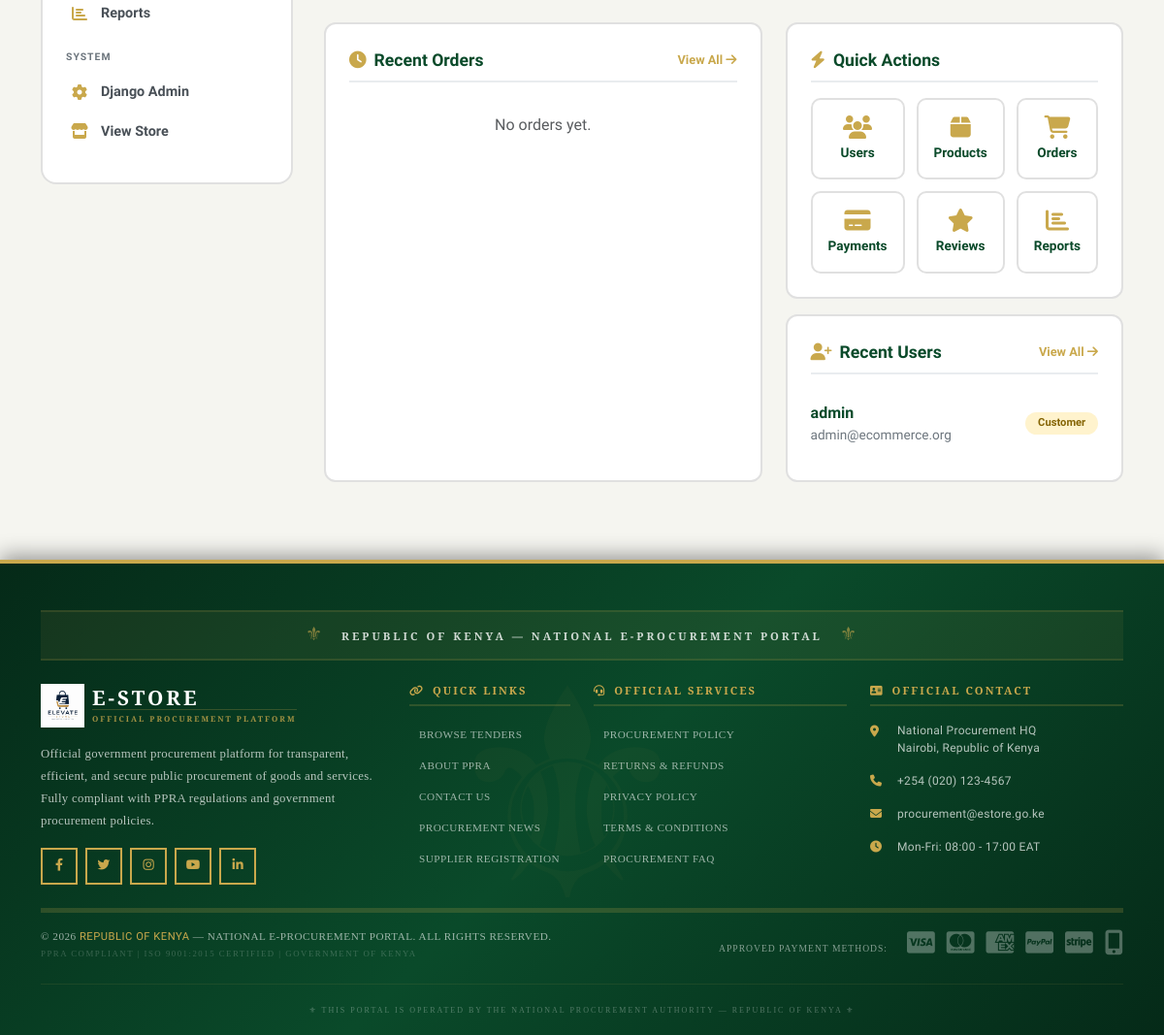
The app's page /dashboard/admin/ (signed in, lower part), older data.
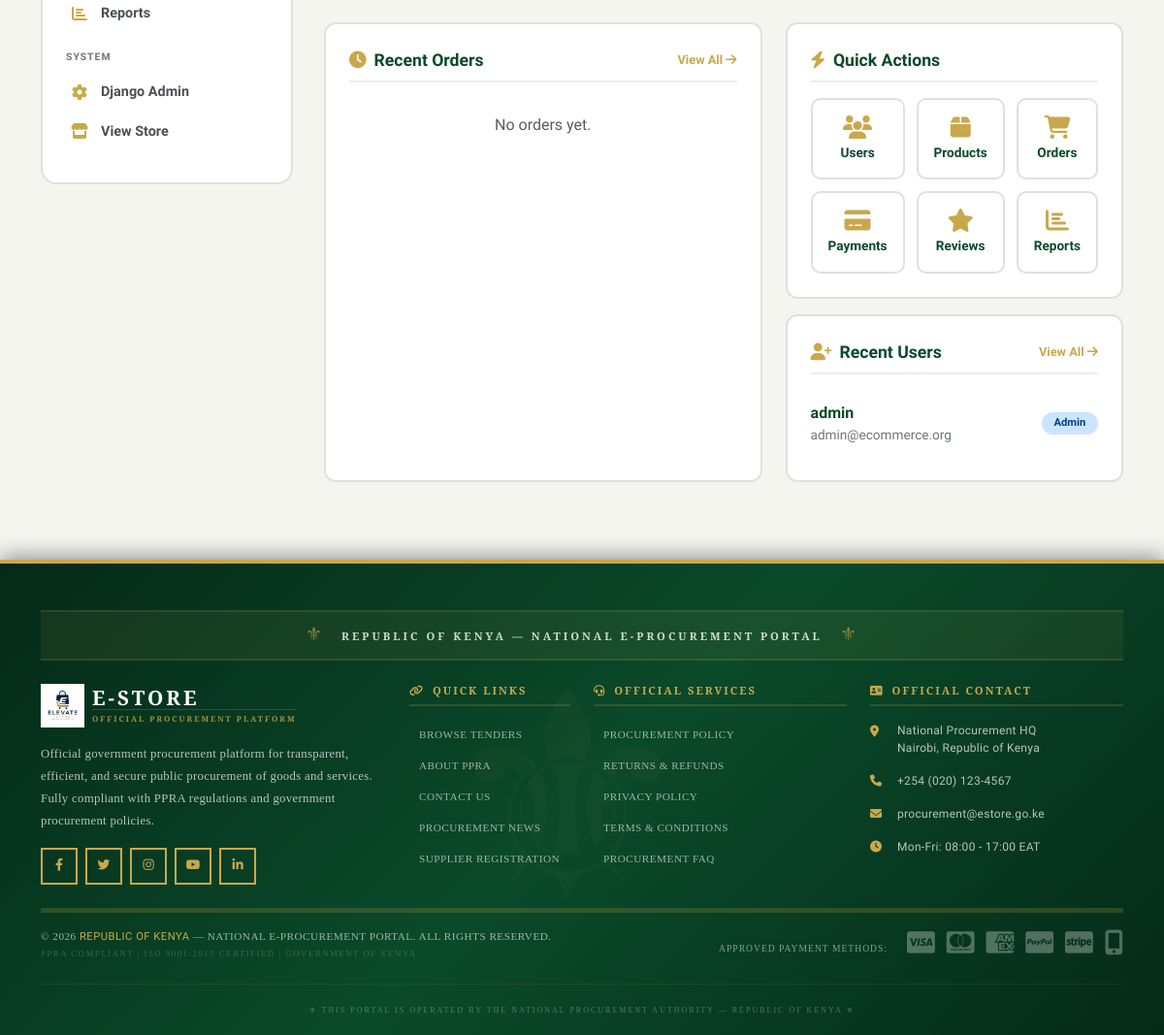
The same page, newer data.
### apps/accounts/models.py (models this page shows, shortened)
class User(AbstractUser):
    USER_TYPES = (
        ('customer', 'Customer'),
        ('vendor', 'Vendor'),
        ('admin', 'Admin'),
        ('moderator', 'Moderator'),
    )
    email = models.EmailField(unique=True)
    phone_number = models.CharField(
        max_length=15,
        validators=[RegexValidator(r'^\+?1?\d{9,15}$', 'Enter a valid phone number')],
        blank=True
    )
    user_type = models.CharField(max_length=20, choices=USER_TYPES, default='customer')
    profile_picture = models.ImageField(upload_to='users/profiles/', null=True, blank=True)
    bio = models.TextField(max_length=500, blank=True)
    address = models.TextField(blank=True)
    city = models.CharField(max_length=100, blank=True)
    state = models.CharField(max_length=100, blank=True)
    country = models.CharField(max_length=100, blank=True)
    postal_code = models.CharField(max_length=20, blank=True)
    is_email_verified = models.BooleanField(default=False)
    is_phone_verified = models.BooleanField(default=False)
    is_blocked = models.BooleanField(default=False)
    is_banned = models.BooleanField(default=False)
    last_login_ip = models.GenericIPAddressField(null=True, blank=True)
    created_at = models.DateTimeField(auto_now_add=True)
    updated_at = models.DateTimeField(auto_now=True)
    deleted_at = models.DateTimeField(null=True, blank=True)
    currency = models.CharField(max_length=3, default='KES')
    language = models.CharField(max_length=10, default='en')
    email_notifications = models.BooleanField(default=True)
    sms_notifications = models.BooleanField(default=False)
    store_name = models.CharField(max_length=200, blank=True)
    store_description = models.TextField(blank=True)
    store_logo = models.ImageField(upload_to='stores/logos/', null=True, blank=True)
    store_banner = models.ImageField(upload_to='stores/banners/', null=True, blank=True)
    is_store_active = models.BooleanField(default=False)
    business_license = models.CharField(max_length=100, blank=True)
    tax_id = models.CharField(max_length=100, blank=True)
    bank_account = models.CharField(max_length=100, blank=True)
    bank_name = models.CharField(max_length=100, blank=True)
    two_factor_enabled = models.BooleanField(default=False)
    device_tokens = models.JSONField(default=list, blank=True)
    failed_login_attempts = models.PositiveIntegerField(default=0)
    locked_until = models.DateTimeField(null=True, blank=True)
    verification_token = models.UUIDField(default=uuid.uuid4, editable=False, unique=True)
    reset_token = models.UUIDField(null=True, blank=True)
    reset_token_expires = models.DateTimeField(null=True, blank=True)
    groups = models.ManyToManyField(Group, related_name='custom_user_groups', blank=True)
    user_permissions = models.ManyToManyField(Permission, related_name='custom_user_permissions', blank=True)
    class Meta:
        ordering = ['-date_joined']
        indexes = [
            models.Index(fields=['email']),
            models.Index(fields=['username']),
            models.Index(fields=['phone_number']),
            models.Index(fields=['user_type']),
            models.Index(fields=['is_active', 'is_blocked']),
        ]
    @property
    def full_name(self):
        return f"{self.first_name} {self.last_name}".strip() or self.username
    @property
    def is_vendor(self):
        return self.user_type == 'vendor'

### apps/dashboard/views.py (the view)
# urls.py: path('admin/', views.admin_dashboard, name='admin_dashboard'),
@login_required
@user_passes_test(is_admin)
def admin_dashboard(request):
    end_date = timezone.now()
    start_date = end_date - timedelta(days=30)
    total_users = User.objects.count()
    total_products = Product.objects.filter(is_active=True).count()
    total_orders = Order.objects.count()
    total_revenue = Order.objects.filter(
        payment_status='paid'
    ).aggregate(Sum('total_amount'))['total_amount__sum'] or 0
    recent_orders = Order.objects.order_by('-created_at')[:10]
    monthly_orders = Order.objects.filter(
        created_at__gte=start_date
    ).count()
    monthly_revenue = Order.objects.filter(
        created_at__gte=start_date,
        payment_status='paid'
    ).aggregate(Sum('total_amount'))['total_amount__sum'] or 0
    top_products = Product.objects.filter(is_active=True).order_by('-total_sales')[:10]
    recent_users = User.objects.order_by('-date_joined')[:5]
    total_reviews = ProductReview.objects.count()
    total_payments = Payment.objects.count()
    context = {
        'total_users': total_users,
        'total_products': total_products,
        'total_orders': total_orders,
        'total_revenue': total_revenue,
        'monthly_orders': monthly_orders,
        'monthly_revenue': monthly_revenue,
        'recent_orders': recent_orders,
        'top_products': top_products,
        'recent_users': recent_users,
        'total_reviews': total_reviews,
        'total_payments': total_payments,
    }
    return render(request, 'dashboard/admin/dashboard.html', context)

### apps/cart/context_processors.py (called while the page is built)
def cart_total(request):
    if request.user.is_authenticated:
        try:
            cart = Cart.objects.get(user=request.user)
            return {
                'cart_total_items': cart.total_items,
                'cart_total_price': cart.total_price,
                'cart_total_quantity': cart.total_quantity,
            }
        except Cart.DoesNotExist:
            return {
                'cart_total_items': 0,
                'cart_total_price': 0,
                'cart_total_quantity': 0,
            }
    else:
        return {
            'cart_total_items': 0,
            'cart_total_price': 0,
            'cart_total_quantity': 0,
        }

### apps/dashboard/views.py (called while the page is built)
def is_admin(user):
    return user.is_staff or user.user_type == 'admin'

### apps/notifications/context_processors.py (called while the page is built)
def unread_notifications(request):
    if request.user.is_authenticated:
        count = Notification.objects.filter(user=request.user, is_read=False).count()
        return {
            'unread_notifications': count,
        }
    return {
        'unread_notifications': 0,
    }

### apps/dashboard/templates/dashboard/admin/dashboard.html (shortened to what the changed rows need)
{% extends 'base.html' %}
{% load static %}
{% block content %}
<div class="container">
    <div class="admin-wrapper">
        <main class="admin-content">
            <div class="admin-grid">
                <div>
                    <div class="dashboard-card">
                        {% if recent_users %}
                            {% for user in recent_users|slice:":4" %}
                            <div class="user-item">
                                <div class="user-info">
                                    <div class="name">{{ user.full_name }}</div>
                                    <div class="email">{{ user.email }}</div>
                                </div>
                                <span class="user-role {{ user.user_type }}">{{ user.get_user_type_display }}</span>
                            </div>
                            {% endfor %}
                        {% else %}
                            <p class="text-muted text-center py-3">No recent users.</p>
                        {% endif %}
                    </div>
                </div>
            </div>
        </main>
    </div>
</div>
{% endblock %}

Row changes from the older to the newer data that the page shows:
changed User "admin": user_type "Customer" → "Admin"
